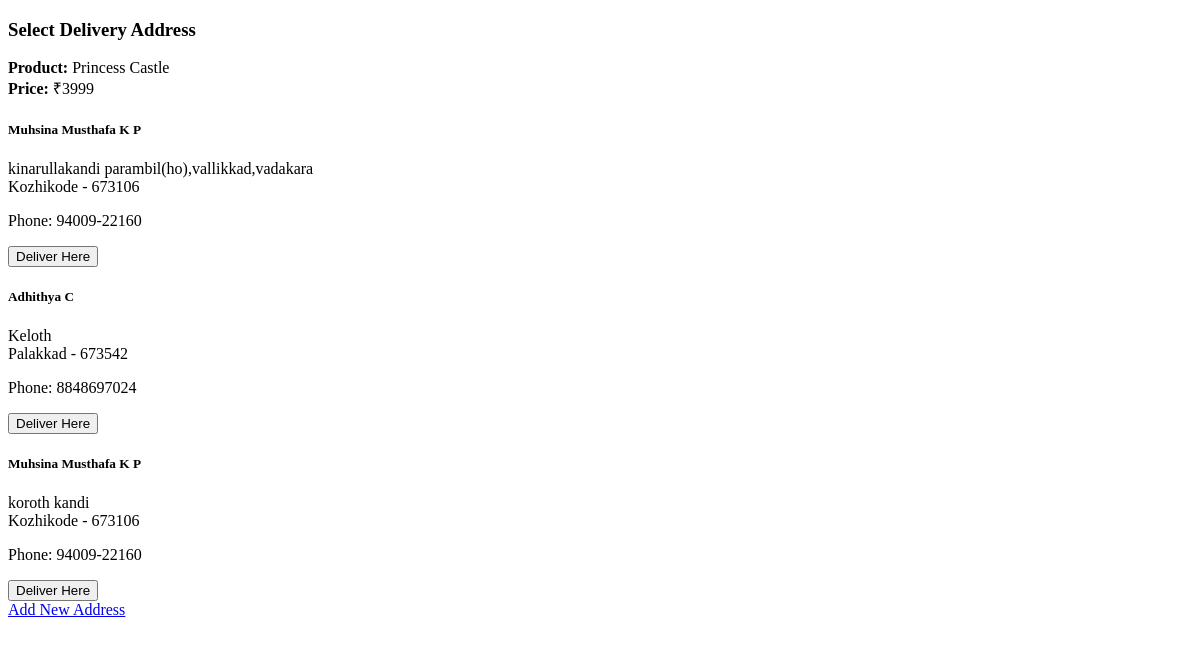
/buy-now/address/cake/10/ (signed in), run on an earlier commit of the app's database.
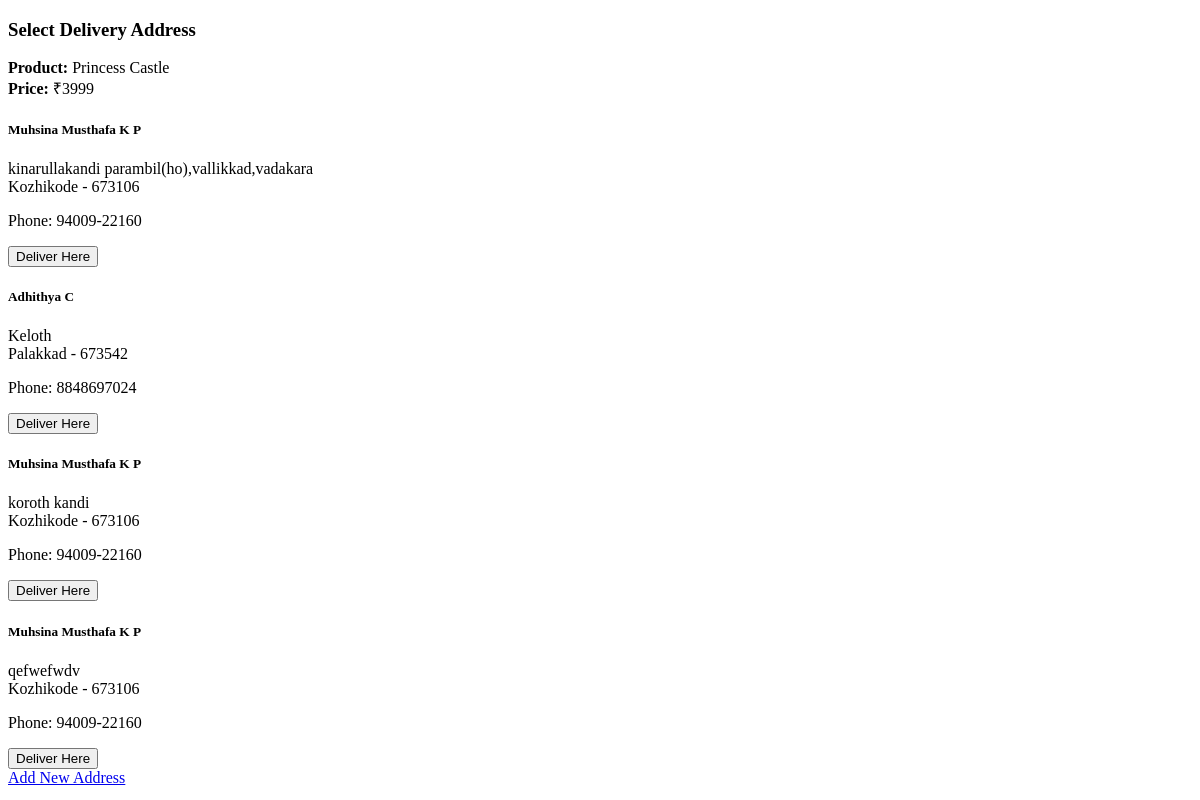
And on a later commit of the database.
### orders/models.py (models this page shows, shortened)
class Address(models.Model):
    user = models.ForeignKey(User, on_delete=models.CASCADE)
    full_name = models.CharField(max_length=100)
    phone = models.CharField(max_length=15)
    city = models.CharField(max_length=100)
    pincode = models.CharField(max_length=10)
    address_line = models.TextField()

### orders/views.py (the view)
@login_required(login_url='login')
def buy_now_address(request, product_type, product_id):
    MODEL_MAP = {
        "cake": Cake,
        "dessert": Dessert,
        "pudding": Pudding,
    }
    model = MODEL_MAP.get(product_type.strip().lower())
    if not model:
        return redirect("shop")
    product = get_object_or_404(model, id=product_id)
    addresses = Address.objects.filter(user=request.user)
    return render(request, "buy_now_address.html", {
        "product": product,
        "addresses": addresses,
        "product_type": product_type,
        "product_id": product_id
    })

### accounts/context_processors.py (called while the page is built)
def notification_count(request):
    if request.user.is_authenticated:
        count = Notifications.objects.filter(
            user=request.user,
            is_read=False
        ).count()
        return {"unread_notifications_count": count}
    return {}

### ecommerce/context_processors.py (called while the page is built)
def cart_count(request):
    if request.user.is_authenticated:
        cart = Cart.objects.filter(user=request.user).first()
        if cart:
            return {
                "cart_count": sum(
                    item.quantity for item in cart.items.all()
                )
            }
        return {"cart_count": 0}
    session_cart = request.session.get("cart", {})
    count = sum(item["quantity"] for item in session_cart.values())
    return {"cart_count": count}

### ecommerce/templates/buy_now_address.html (shortened to what this page needs)
{% extends "base.html" %}
{% block content %}
<section class="container py-5">
  <h3 class="mb-4 fw-bold">Select Delivery Address</h3>
  <div class="mb-4">
      <strong>Product:</strong> {{ product.name }} <br>
      <strong>Price:</strong> ₹{{ product.price }}
  </div>
  {% if addresses %}
    {% for address in addresses %}
    <div class="card mb-3 shadow-sm p-3">
        <h5>{{ address.full_name }}</h5>
        <p class="mb-1">
            {{ address.address_line }}<br>
            {{ address.city }} - {{ address.pincode }}
        </p>
        <p class="mb-2">Phone: {{ address.phone }}</p>
<form method="POST" action="{% url 'buy_now_create_order' address.id product_type product_id %}">
    <button type="submit" class="btn btn-warning btn-sm">
        Deliver Here
    </button>
</form>
    </div>
    {% endfor %}
    <a href="{% url 'add_address' %}" class="btn btn-outline-dark mt-3">
        Add New Address
    </a>
  {% endif %}
</section>
{% endblock %}

What changed in the data, as far as the page shows it:
added Address: full_name "Muhsina Musthafa K P", address_line "qefwefwdv", city "Kozhikode", pincode "673106", phone "94009-22160"
